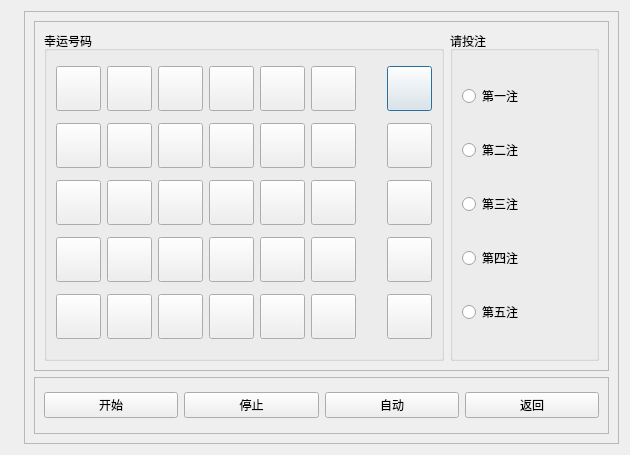
<?xml version="1.0" encoding="UTF-8"?>
<ui version="4.0">
 <class>Dialog</class>
 <widget class="QDialog" name="Dialog">
  <property name="geometry">
   <rect>
    <x>0</x>
    <y>0</y>
    <width>630</width>
    <height>455</height>
   </rect>
  </property>
  <property name="maximumSize">
   <size>
    <width>922</width>
    <height>16777215</height>
   </size>
  </property>
  <property name="windowTitle">
   <string>传统型体育彩票</string>
  </property>
  <property name="modal">
   <bool>true</bool>
  </property>
  <layout class="QHBoxLayout" name="horizontalLayout" stretch="0,1">
   <item>
    <widget class="QLabel" name="label">
     <property name="text">
      <string/>
     </property>
     <property name="pixmap">
      <pixmap>resources/p2.jpg</pixmap>
     </property>
     <property name="alignment">
      <set>Qt::AlignLeading|Qt::AlignLeft|Qt::AlignTop</set>
     </property>
    </widget>
   </item>
   <item>
    <widget class="QFrame" name="frame">
     <property name="frameShape">
      <enum>QFrame::StyledPanel</enum>
     </property>
     <property name="frameShadow">
      <enum>QFrame::Raised</enum>
     </property>
     <layout class="QVBoxLayout" name="verticalLayout" stretch="1,0">
      <item>
       <widget class="QFrame" name="frame_2">
        <property name="maximumSize">
         <size>
          <width>16777215</width>
          <height>350</height>
         </size>
        </property>
        <property name="frameShape">
         <enum>QFrame::StyledPanel</enum>
        </property>
        <property name="frameShadow">
         <enum>QFrame::Raised</enum>
        </property>
        <layout class="QHBoxLayout" name="horizontalLayout_2" stretch="1,0">
         <item>
          <widget class="QGroupBox" name="grpNumbers">
           <property name="maximumSize">
            <size>
             <width>400</width>
             <height>400</height>
            </size>
           </property>
           <property name="title">
            <string>幸运号码</string>
           </property>
           <layout class="QGridLayout" name="grpNumbersLayout">
            <item row="1" column="6">
             <widget class="QLabel" name="label_3">
              <property name="minimumSize">
               <size>
                <width>10</width>
                <height>0</height>
               </size>
              </property>
              <property name="text">
               <string/>
              </property>
             </widget>
            </item>
            <item row="0" column="6">
             <widget class="QLabel" name="label_2">
              <property name="minimumSize">
               <size>
                <width>10</width>
                <height>0</height>
               </size>
              </property>
              <property name="text">
               <string/>
              </property>
             </widget>
            </item>
            <item row="0" column="7">
             <widget class="QPushButton" name="pushButton">
              <property name="minimumSize">
               <size>
                <width>45</width>
                <height>45</height>
               </size>
              </property>
              <property name="text">
               <string/>
              </property>
              <property name="default">
               <bool>false</bool>
              </property>
              <property name="flat">
               <bool>false</bool>
              </property>
             </widget>
            </item>
            <item row="0" column="5">
             <widget class="QPushButton" name="pushButton_2">
              <property name="minimumSize">
               <size>
                <width>45</width>
                <height>45</height>
               </size>
              </property>
              <property name="text">
               <string/>
              </property>
              <property name="default">
               <bool>false</bool>
              </property>
              <property name="flat">
               <bool>false</bool>
              </property>
             </widget>
            </item>
            <item row="0" column="4">
             <widget class="QPushButton" name="pushButton_3">
              <property name="minimumSize">
               <size>
                <width>45</width>
                <height>45</height>
               </size>
              </property>
              <property name="text">
               <string/>
              </property>
              <property name="default">
               <bool>false</bool>
              </property>
              <property name="flat">
               <bool>false</bool>
              </property>
             </widget>
            </item>
            <item row="0" column="3">
             <widget class="QPushButton" name="pushButton_4">
              <property name="minimumSize">
               <size>
                <width>45</width>
                <height>45</height>
               </size>
              </property>
              <property name="text">
               <string/>
              </property>
              <property name="default">
               <bool>false</bool>
              </property>
              <property name="flat">
               <bool>false</bool>
              </property>
             </widget>
            </item>
            <item row="0" column="2">
             <widget class="QPushButton" name="pushButton_5">
              <property name="minimumSize">
               <size>
                <width>45</width>
                <height>45</height>
               </size>
              </property>
              <property name="text">
               <string/>
              </property>
              <property name="default">
               <bool>false</bool>
              </property>
              <property name="flat">
               <bool>false</bool>
              </property>
             </widget>
            </item>
            <item row="0" column="1">
             <widget class="QPushButton" name="pushButton_6">
              <property name="minimumSize">
               <size>
                <width>45</width>
                <height>45</height>
               </size>
              </property>
              <property name="text">
               <string/>
              </property>
              <property name="default">
               <bool>false</bool>
              </property>
              <property name="flat">
               <bool>false</bool>
              </property>
             </widget>
            </item>
            <item row="0" column="0">
             <widget class="QPushButton" name="pushButton_7">
              <property name="minimumSize">
               <size>
                <width>45</width>
                <height>45</height>
               </size>
              </property>
              <property name="text">
               <string/>
              </property>
              <property name="default">
               <bool>false</bool>
              </property>
              <property name="flat">
               <bool>false</bool>
              </property>
             </widget>
            </item>
            <item row="1" column="7">
             <widget class="QPushButton" name="pushButton_8">
              <property name="minimumSize">
               <size>
                <width>45</width>
                <height>45</height>
               </size>
              </property>
              <property name="text">
               <string/>
              </property>
              <property name="default">
               <bool>false</bool>
              </property>
              <property name="flat">
               <bool>false</bool>
              </property>
             </widget>
            </item>
            <item row="2" column="7">
             <widget class="QPushButton" name="pushButton_9">
              <property name="minimumSize">
               <size>
                <width>45</width>
                <height>45</height>
               </size>
              </property>
              <property name="text">
               <string/>
              </property>
              <property name="default">
               <bool>false</bool>
              </property>
              <property name="flat">
               <bool>false</bool>
              </property>
             </widget>
            </item>
            <item row="3" column="7">
             <widget class="QPushButton" name="pushButton_10">
              <property name="minimumSize">
               <size>
                <width>45</width>
                <height>45</height>
               </size>
              </property>
              <property name="text">
               <string/>
              </property>
              <property name="default">
               <bool>false</bool>
              </property>
              <property name="flat">
               <bool>false</bool>
              </property>
             </widget>
            </item>
            <item row="4" column="7">
             <widget class="QPushButton" name="pushButton_11">
              <property name="minimumSize">
               <size>
                <width>45</width>
                <height>45</height>
               </size>
              </property>
              <property name="text">
               <string/>
              </property>
              <property name="default">
               <bool>false</bool>
              </property>
              <property name="flat">
               <bool>false</bool>
              </property>
             </widget>
            </item>
            <item row="1" column="5">
             <widget class="QPushButton" name="pushButton_12">
              <property name="minimumSize">
               <size>
                <width>45</width>
                <height>45</height>
               </size>
              </property>
              <property name="text">
               <string/>
              </property>
              <property name="default">
               <bool>false</bool>
              </property>
              <property name="flat">
               <bool>false</bool>
              </property>
             </widget>
            </item>
            <item row="1" column="4">
             <widget class="QPushButton" name="pushButton_13">
              <property name="minimumSize">
               <size>
                <width>45</width>
                <height>45</height>
               </size>
              </property>
              <property name="text">
               <string/>
              </property>
              <property name="default">
               <bool>false</bool>
              </property>
              <property name="flat">
               <bool>false</bool>
              </property>
             </widget>
            </item>
            <item row="1" column="3">
             <widget class="QPushButton" name="pushButton_14">
              <property name="minimumSize">
               <size>
                <width>45</width>
                <height>45</height>
               </size>
              </property>
              <property name="text">
               <string/>
              </property>
              <property name="default">
               <bool>false</bool>
              </property>
              <property name="flat">
               <bool>false</bool>
              </property>
             </widget>
            </item>
            <item row="1" column="2">
             <widget class="QPushButton" name="pushButton_15">
              <property name="minimumSize">
               <size>
                <width>45</width>
                <height>45</height>
               </size>
              </property>
              <property name="text">
               <string/>
              </property>
              <property name="default">
               <bool>false</bool>
              </property>
              <property name="flat">
               <bool>false</bool>
              </property>
             </widget>
            </item>
            <item row="1" column="1">
             <widget class="QPushButton" name="pushButton_16">
              <property name="minimumSize">
               <size>
                <width>45</width>
                <height>45</height>
               </size>
              </property>
              <property name="text">
               <string/>
              </property>
              <property name="default">
               <bool>false</bool>
              </property>
              <property name="flat">
               <bool>false</bool>
              </property>
             </widget>
            </item>
            <item row="1" column="0">
             <widget class="QPushButton" name="pushButton_17">
              <property name="minimumSize">
               <size>
                <width>45</width>
                <height>45</height>
               </size>
              </property>
              <property name="text">
               <string/>
              </property>
              <property name="default">
               <bool>false</bool>
              </property>
              <property name="flat">
               <bool>false</bool>
              </property>
             </widget>
            </item>
            <item row="2" column="0">
             <widget class="QPushButton" name="pushButton_18">
              <property name="minimumSize">
               <size>
                <width>45</width>
                <height>45</height>
               </size>
              </property>
              <property name="text">
               <string/>
              </property>
              <property name="default">
               <bool>false</bool>
              </property>
              <property name="flat">
               <bool>false</bool>
              </property>
             </widget>
            </item>
            <item row="2" column="1">
             <widget class="QPushButton" name="pushButton_19">
              <property name="minimumSize">
               <size>
                <width>45</width>
                <height>45</height>
               </size>
              </property>
              <property name="text">
               <string/>
              </property>
              <property name="default">
               <bool>false</bool>
              </property>
              <property name="flat">
               <bool>false</bool>
              </property>
             </widget>
            </item>
            <item row="2" column="2">
             <widget class="QPushButton" name="pushButton_20">
              <property name="minimumSize">
               <size>
                <width>45</width>
                <height>45</height>
               </size>
              </property>
              <property name="text">
               <string/>
              </property>
              <property name="default">
               <bool>false</bool>
              </property>
              <property name="flat">
               <bool>false</bool>
              </property>
             </widget>
            </item>
            <item row="2" column="3">
             <widget class="QPushButton" name="pushButton_21">
              <property name="minimumSize">
               <size>
                <width>45</width>
                <height>45</height>
               </size>
              </property>
              <property name="text">
               <string/>
              </property>
              <property name="default">
               <bool>false</bool>
              </property>
              <property name="flat">
               <bool>false</bool>
              </property>
             </widget>
            </item>
            <item row="2" column="4">
             <widget class="QPushButton" name="pushButton_22">
              <property name="minimumSize">
               <size>
                <width>45</width>
                <height>45</height>
               </size>
              </property>
              <property name="text">
               <string/>
              </property>
              <property name="default">
               <bool>false</bool>
              </property>
              <property name="flat">
               <bool>false</bool>
              </property>
             </widget>
            </item>
            <item row="2" column="5">
             <widget class="QPushButton" name="pushButton_23">
              <property name="minimumSize">
               <size>
                <width>45</width>
                <height>45</height>
               </size>
              </property>
              <property name="text">
               <string/>
              </property>
              <property name="default">
               <bool>false</bool>
              </property>
              <property name="flat">
               <bool>false</bool>
              </property>
             </widget>
            </item>
            <item row="3" column="5">
             <widget class="QPushButton" name="pushButton_24">
              <property name="minimumSize">
               <size>
                <width>45</width>
                <height>45</height>
               </size>
              </property>
              <property name="text">
               <string/>
              </property>
              <property name="default">
               <bool>false</bool>
              </property>
              <property name="flat">
               <bool>false</bool>
              </property>
             </widget>
            </item>
            <item row="4" column="5">
             <widget class="QPushButton" name="pushButton_25">
              <property name="minimumSize">
               <size>
                <width>45</width>
                <height>45</height>
               </size>
              </property>
              <property name="text">
               <string/>
              </property>
              <property name="default">
               <bool>false</bool>
              </property>
              <property name="flat">
               <bool>false</bool>
              </property>
             </widget>
            </item>
            <item row="4" column="4">
             <widget class="QPushButton" name="pushButton_26">
              <property name="minimumSize">
               <size>
                <width>45</width>
                <height>45</height>
               </size>
              </property>
              <property name="text">
               <string/>
              </property>
              <property name="default">
               <bool>false</bool>
              </property>
              <property name="flat">
               <bool>false</bool>
              </property>
             </widget>
            </item>
            <item row="3" column="4">
             <widget class="QPushButton" name="pushButton_27">
              <property name="minimumSize">
               <size>
                <width>45</width>
                <height>45</height>
               </size>
              </property>
              <property name="text">
               <string/>
              </property>
              <property name="default">
               <bool>false</bool>
              </property>
              <property name="flat">
               <bool>false</bool>
              </property>
             </widget>
            </item>
            <item row="3" column="3">
             <widget class="QPushButton" name="pushButton_28">
              <property name="minimumSize">
               <size>
                <width>45</width>
                <height>45</height>
               </size>
              </property>
              <property name="text">
               <string/>
              </property>
              <property name="default">
               <bool>false</bool>
              </property>
              <property name="flat">
               <bool>false</bool>
              </property>
             </widget>
            </item>
            <item row="4" column="3">
             <widget class="QPushButton" name="pushButton_29">
              <property name="minimumSize">
               <size>
                <width>45</width>
                <height>45</height>
               </size>
              </property>
              <property name="text">
               <string/>
              </property>
              <property name="default">
               <bool>false</bool>
              </property>
              <property name="flat">
               <bool>false</bool>
              </property>
             </widget>
            </item>
            <item row="4" column="2">
             <widget class="QPushButton" name="pushButton_30">
              <property name="minimumSize">
               <size>
                <width>45</width>
                <height>45</height>
               </size>
              </property>
              <property name="text">
               <string/>
              </property>
              <property name="default">
               <bool>false</bool>
              </property>
              <property name="flat">
               <bool>false</bool>
              </property>
             </widget>
            </item>
            <item row="3" column="2">
             <widget class="QPushButton" name="pushButton_31">
              <property name="minimumSize">
               <size>
                <width>45</width>
                <height>45</height>
               </size>
              </property>
              <property name="text">
               <string/>
              </property>
              <property name="default">
               <bool>false</bool>
              </property>
              <property name="flat">
               <bool>false</bool>
              </property>
             </widget>
            </item>
            <item row="3" column="1">
             <widget class="QPushButton" name="pushButton_32">
              <property name="minimumSize">
               <size>
                <width>45</width>
                <height>45</height>
               </size>
              </property>
              <property name="text">
               <string/>
              </property>
              <property name="default">
               <bool>false</bool>
              </property>
              <property name="flat">
               <bool>false</bool>
              </property>
             </widget>
            </item>
            <item row="4" column="1">
             <widget class="QPushButton" name="pushButton_33">
              <property name="minimumSize">
               <size>
                <width>45</width>
                <height>45</height>
               </size>
              </property>
              <property name="text">
               <string/>
              </property>
              <property name="default">
               <bool>false</bool>
              </property>
              <property name="flat">
               <bool>false</bool>
              </property>
             </widget>
            </item>
            <item row="4" column="0">
             <widget class="QPushButton" name="pushButton_34">
              <property name="minimumSize">
               <size>
                <width>45</width>
                <height>45</height>
               </size>
              </property>
              <property name="text">
               <string/>
              </property>
              <property name="default">
               <bool>false</bool>
              </property>
              <property name="flat">
               <bool>false</bool>
              </property>
             </widget>
            </item>
            <item row="3" column="0">
             <widget class="QPushButton" name="pushButton_35">
              <property name="minimumSize">
               <size>
                <width>45</width>
                <height>45</height>
               </size>
              </property>
              <property name="text">
               <string/>
              </property>
              <property name="default">
               <bool>false</bool>
              </property>
              <property name="flat">
               <bool>false</bool>
              </property>
             </widget>
            </item>
           </layout>
          </widget>
         </item>
         <item>
          <widget class="QGroupBox" name="grpBets">
           <property name="maximumSize">
            <size>
             <width>16777215</width>
             <height>400</height>
            </size>
           </property>
           <property name="title">
            <string>请投注</string>
           </property>
           <layout class="QVBoxLayout" name="grpBetsLayout">
            <item>
             <widget class="QRadioButton" name="rdBets_1">
              <property name="text">
               <string>第一注</string>
              </property>
             </widget>
            </item>
            <item>
             <widget class="QRadioButton" name="rdBets_2">
              <property name="text">
               <string>第二注</string>
              </property>
             </widget>
            </item>
            <item>
             <widget class="QRadioButton" name="rdBets_3">
              <property name="text">
               <string>第三注</string>
              </property>
             </widget>
            </item>
            <item>
             <widget class="QRadioButton" name="rdBets_4">
              <property name="text">
               <string>第四注</string>
              </property>
             </widget>
            </item>
            <item>
             <widget class="QRadioButton" name="rdBets_5">
              <property name="text">
               <string>第五注</string>
              </property>
             </widget>
            </item>
           </layout>
          </widget>
         </item>
        </layout>
       </widget>
      </item>
      <item>
       <widget class="QFrame" name="frame_3">
        <property name="frameShape">
         <enum>QFrame::StyledPanel</enum>
        </property>
        <property name="frameShadow">
         <enum>QFrame::Raised</enum>
        </property>
        <layout class="QHBoxLayout" name="horizontalLayout_3">
         <item>
          <widget class="QPushButton" name="btnStart">
           <property name="text">
            <string>开始</string>
           </property>
          </widget>
         </item>
         <item>
          <widget class="QPushButton" name="btnStop">
           <property name="text">
            <string>停止</string>
           </property>
          </widget>
         </item>
         <item>
          <widget class="QPushButton" name="btnAutoGenerate">
           <property name="text">
            <string>自动</string>
           </property>
          </widget>
         </item>
         <item>
          <widget class="QPushButton" name="btnReturn">
           <property name="text">
            <string>返回</string>
           </property>
          </widget>
         </item>
        </layout>
       </widget>
      </item>
     </layout>
    </widget>
   </item>
  </layout>
 </widget>
 <resources/>
 <connections>
  <connection>
   <sender>btnReturn</sender>
   <signal>clicked()</signal>
   <receiver>Dialog</receiver>
   <slot>close()</slot>
   <hints>
    <hint type="sourcelabel">
     <x>534</x>
     <y>405</y>
    </hint>
    <hint type="destinationlabel">
     <x>314</x>
     <y>227</y>
    </hint>
   </hints>
  </connection>
 </connections>
</ui>
